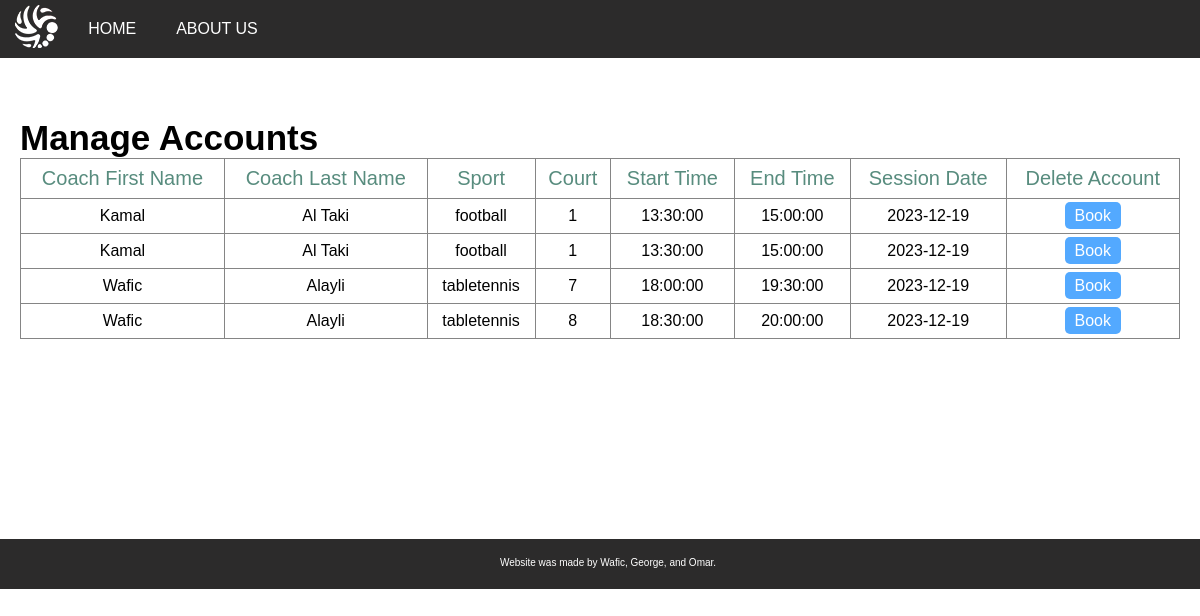
/Code/book_sessions.php, run on the app's committed database.
### tables this page shows
CREATE TABLE `sessions` (
  `sessionID` int(11) NOT NULL,
  `coachID` int(11) NOT NULL,
  `court` enum('1','2','3','4','5','6','7','8','9') NOT NULL,
  `sport` varchar(50) NOT NULL,
  `startTime` time NOT NULL,
  `endTime` time NOT NULL,
  `sessionDate` date NOT NULL
);

CREATE TABLE `registration` (
  `id` int(11) NOT NULL,
  `firstName` varchar(50) NOT NULL,
  `lastName` varchar(50) NOT NULL,
  `status` enum('s','m','c','a') NOT NULL,
  `email` varchar(50) NOT NULL,
  `password` varchar(255) NOT NULL,
  `number` int(12) NOT NULL
);

### Code/book_sessions.php (the view, shortened to what this page needs)
<?php
require_once('delete.php');
$query = 'SELECT * FROM sessions S NATURAL JOIN registration R where S.coachID=R.id';
$result = mysqli_query($mysqli, $query);
?>
<!DOCTYPE html>
<html lang="en">
    <head>
        <link rel="stylesheet" href="Styles/style_manage_accounts.css">
        <link href='https://unpkg.com/boxicons@2.1.4/css/boxicons.min.css' rel='stylesheet'>
    </head>
    <body>
        <ul class="menubar">
            <a href="member-homepage.php"><img src="images/SFlogo.png" alt="Our Logo"></a>
            <li><a href="member-homepage.php"> HOME </a></li>
            <li><a class="" href="aboutus.php"> ABOUT US </a></li>
        </ul>
        <div class="container">
            <div class = "title">Manage Accounts</div>
            <div class="table-div">
                <table class="table">
                    <tr class="table_title">
                        <td>Coach First Name</td>
                        <td>Coach Last Name</td>
                        <td>Sport</td>
                        <td>Court</td>
                        <td>Start Time</td>
                        <td>End Time</td>
                        <td>Session Date</td>
                        <td>Delete Account</td>
                    </tr>
                    <tr>
                    <?php
                        while($rows=mysqli_fetch_assoc($result))
                        {
                    ?>
                        <td><?php echo $rows['firstName']; ?></td>
                        <td><?php echo $rows['lastName']; ?></td>
                        <td><?php echo $rows['sport']; ?></td>
                        <td><?php echo $rows['court']; ?></td>
                        <td><?php echo $rows['startTime']; ?></td>
                        <td><?php echo $rows['endTime']; ?></td>
                        <td><?php echo $rows['sessionDate']; ?></td>
                        <td><a href="booking.php?id=<?php echo $rows['sessionID'];?>" class="b_button">Book</a></td>
                    </tr>
                    <?php
                        }
                    ?>
                </table>
            </div>
        </div>
        <div class="footer">
            <div class="icons">
                <p style="font-size: 10px;">Website was made by Wafic, George, and Omar.</p>
            </div>
        </div>
    </body>
</html>

### Code/Styles/style_manage_accounts.css (style rules this page uses)
html { height: 100%; width: 100%; }
* { font-family: Arial, Helvetica, sans-serif; }
body { margin: 0; padding: 0; height: 100%; width: 100%; overflow-x: hidden; }
li { float: left; }
img { float:left; padding-left: 0.3%; padding-right: 0.8%; padding-top: 0.3%; }
li a { display: block; color: white; text-align: center; padding: 20px 20px; text-decoration: none; transition: background-color 0.7s; }
.menubar { list-style: none; margin: 0; padding: 0; padding-left: 10px; overflow: hidden; position: fixed; background-color: rgb(44, 43, 43); top: 0; width: 100%; align-items: center; }
.footer { position: sticky; bottom: 0; left: 0; z-index: 10; width: 100%; background-color: rgb(44, 43, 43); color: white; text-align: center; height: 2.1rem; padding: 8px; align-items: center; margin-top: auto; flex-shrink: 0 }
.container { margin-top:100px; margin-right: 20px; margin-left: 20px; }
.title { font-size: 35px; font-weight: 600; }
.table_title { color: #588c7e; font-size: 20px; }
.table { border-collapse: collapse; width: 100%; text-align: left; border: 1px solid rgb(133, 133, 133); text-align: center; margin-bottom: 25vh; }
td, th { border: 1px solid rgb(133, 133, 133); padding: 8px; }
.b_button { color: white; background-color: rgb(83, 169, 255); padding: 5px 10px; border-radius: 5px; text-decoration: none; }

### data on the page
sessions: coachID.firstName "Kamal", coachID.lastName "Al Taki", sport "football", court "1", startTime "13:30:00", endTime "15:00:00", sessionDate "2023-12-19"
sessions: coachID.firstName "Kamal", coachID.lastName "Al Taki", sport "football", court "1", startTime "13:30:00", endTime "15:00:00", sessionDate "2023-12-19"
sessions: coachID.firstName "Wafic", coachID.lastName "Alayli", sport "tabletennis", court "7", startTime "18:00:00", endTime "19:30:00", sessionDate "2023-12-19"
sessions: coachID.firstName "Wafic", coachID.lastName "Alayli", sport "tabletennis", court "8", startTime "18:30:00", endTime "20:00:00", sessionDate "2023-12-19"
